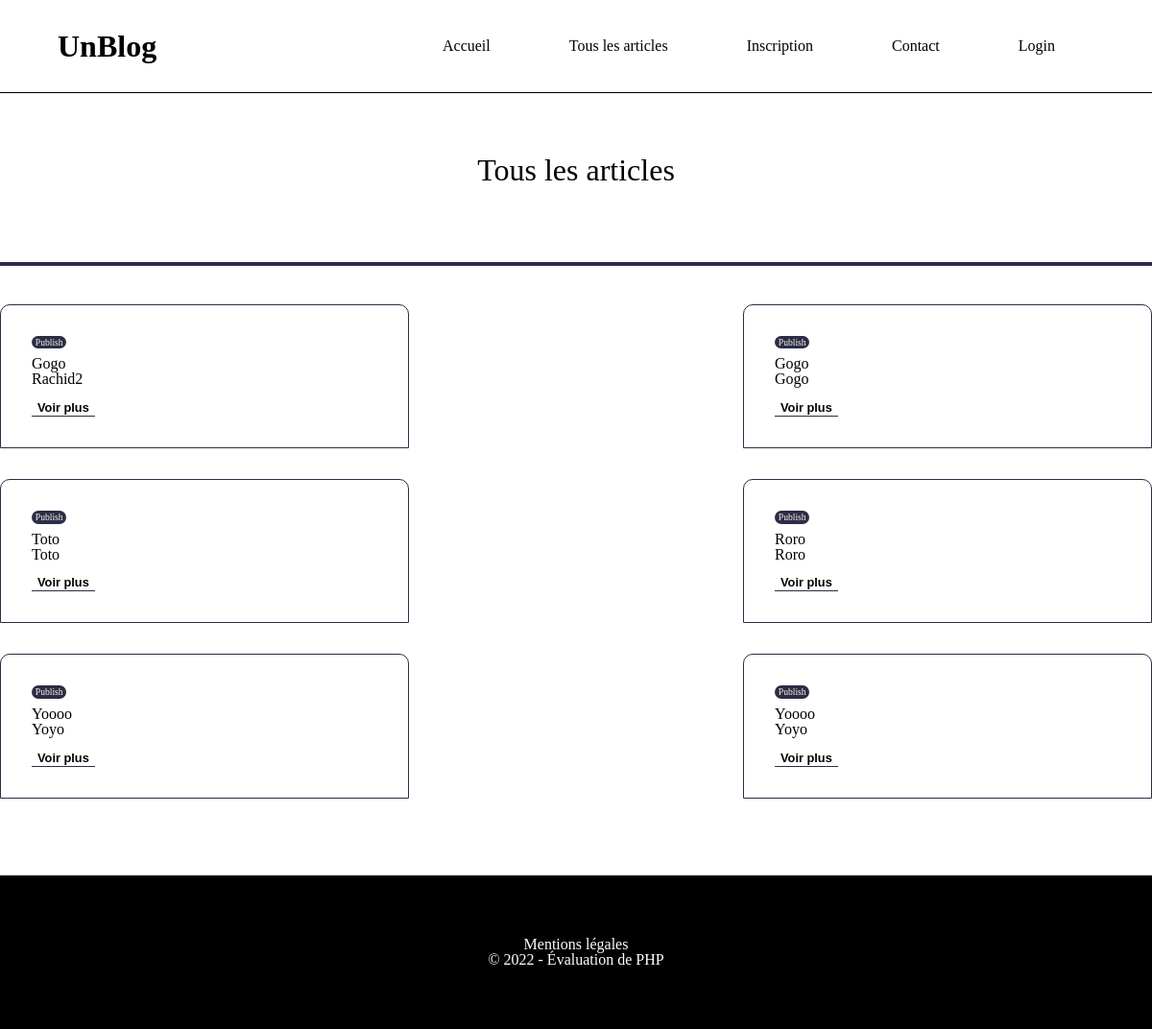
Screenshot of /index.php?page=articles with the database file from the repository.
### tables this page shows
CREATE TABLE `articles` (
  `id_article` int(11) NOT NULL,
  `titre` varchar(255) NOT NULL,
  `description` varchar(45) NOT NULL,
  `auteur` varchar(255) NOT NULL,
  `created_at` datetime NOT NULL,
  `modified_at` datetime NOT NULL,
  `status` varchar(20) NOT NULL
);

### functions/verifierAdmin.php (called while the page is built)
<?php
function verifierAdmin(): bool {
    if (isset($_SESSION['login']) && $_SESSION['login'] === true && $_SESSION['role'] === 'admin')
        return true;
    else
        return false;
}

### functions/pdo.php (called while the page is built)
<?php
function pdo() {
    try {
        $pdo = new PDO('mysql:host=localhost;dbname=blog-eval', "root", "root", array(
            PDO::MYSQL_ATTR_INIT_COMMAND => "SET NAMES utf8",
            PDO::ATTR_DEFAULT_FETCH_MODE => PDO::FETCH_ASSOC,
            PDO::ATTR_ERRMODE => PDO::ERRMODE_WARNING
        ));
        return $pdo;
    } catch (PDOException $e) {
        echo 'Erreur de connexion : ' . $e->getMessage();
        return false;
    }
}

### includes/articles.inc.php (the view)
<h1>Tous les articles</h1>
<?php
$sql = "SELECT * FROM articles WHERE status = 'publish' ORDER BY created_at DESC";
$query = pdo()->prepare($sql);
$query->execute();
$articles = $query->fetchAll();
?>
<section id="articles">
    <hr>
    <div class="container-article">
        <?php foreach ($articles as $article) {
        ?>
            <div class="card-article">
                <div class="text-card">
                    <p class="status"><?= ucfirst($article['status']); ?></p>
                    <h3><?= ucfirst($article['titre']); ?></h3>
                    <p><?= ucfirst($article['auteur']); ?></p>
                    <button><a href="index.php?page=detailArticle&amp;id=<?= $article['id_article']; ?>">Voir plus</a></button>
                </div>
            </div>
        <?php } ?>
    </div>
</section>

### index.php (shortened to what this page needs)
<?php
if (verifierAdmin()) {
    require_once './includes/headerAdmin.php';
} else {
    require_once './includes/header.php';
}
if (verifierModerateur())
{
    require_once './includes/headerModerateur.php';
} else {
    require_once './includes/header.php';
}
if (verifierRedacteur()) {
    require_once './includes/headerRedacteur.php';
} else {
    require_once './includes/header.php';
}
require_once './includes/main.php';
require_once './includes/footer.php';

### includes/header.php (shortened to what this page needs)
<!DOCTYPE html>
<html lang="fr">
<head>
    <link rel="stylesheet" href="./assets/css/style.css">
</head>
<body>
    <header>
        <div class="logo">
            UnBlog
        </div>
        <nav>
            <ul>
                <li><a href="index.php?page=accueil">Accueil</a></li>
                <li><a href="index.php?page=articles">Tous les articles</a></li>
                <li><a href="index.php?page=inscription">Inscription</a></li>
                <li><a href="index.php?page=contact">Contact</a></li>
                <?php
                if (isset($_SESSION['login']) && $_SESSION['login'] === true) {
                    echo '<li><a href="index.php?page=logout">Logout</a></li>';
                } else {
                    echo '<li><a href="index.php?page=login">Login</a></li>';
                }
                ?>
            </ul>
        </nav>
    </header>

### includes/main.php
<main>
<?php
$page = $_GET['page'] ?? "accueil";
autoInclude($page);
?>
</main>

### functions/autoInclude.php
<?php
function autoInclude(string $file): void {
    $includedFiles = glob("./includes/*.inc.php");
    $file = "./includes/" . $file . ".inc.php";
    if (count($includedFiles) !== 0 && in_array($file, $includedFiles)) {
        require_once $file;
    } else {
        require_once './includes/accueil.inc.php';
    }
}

### includes/footer.php
<footer>
    <a href="index.php?page=mentionsLegales" target="_blank">Mentions légales</a>
    <p class="copy">&copy; <?php echo date('Y'); ?> - Évaluation de PHP</p>
</footer>
</body>
</html>

### assets/css/header.css (style rules this page uses)
header { width: 100%; padding: 2em 0; border-bottom: 1px solid #000; display: flex; align-items: center; justify-content: center; }
header .logo { width: 30%; font-size: 2em; font-weight: 900; }
header nav { width: 60%; display: flex; justify-content: end; }
header nav ul { display: flex; justify-content: space-around; width: 100%; }

### assets/css/main.css (style rules this page uses)
h1 { font-size: 2em; margin-top: 2em; text-align: center; }

### assets/css/footer.css (style rules this page uses)
footer { display: flex; flex-direction: column; justify-content: center; text-align: center; align-self: center; width: 100%; padding: 4em 0; background-color: #000; color: #fff; }
footer a { color: #fff; }

### assets/css/articles.css (style rules this page uses)
:root { --color1: #FAF3E8; --color2: #2C2D45; }
section#articles { max-width: 1200px; margin: 5em auto; }
section#articles hr { border: 2px solid var(--color2); }
section#articles .container-article { display: flex; flex-wrap: wrap; margin: 0 auto; justify-content: space-between; }
section#articles .container-article .card-article { width: 30%; margin-top: 2em; border: 1px solid var(--color2); border-radius: 10px 10px 0 0; padding: 2em; }
section#articles .container-article .card-article .text-card h3 { margin-top: 0.5em; }
section#articles .container-article .card-article .text-card .status { font-size: 0.6em; color: var(--color1); background-color: var(--color2); width: max-content; padding: 0.2em 0.4em; border-radius: 30px; }
section#articles .container-article .card-article .text-card button { font-size: 1em; color: var(--color2); width: max-content; border: none; border-bottom: 1px solid var(--color2); margin-top: 1em; font-size: 0.8em; font-weight: 800; background-color: transparent; }

### rows the page displays
articles: status "Publish", titre "Gogo", auteur "Rachid2"
articles: status "Publish", titre "Gogo", auteur "Gogo"
articles: status "Publish", titre "Toto", auteur "Toto"
articles: status "Publish", titre "Roro", auteur "Roro"
articles: status "Publish", titre "Yoooo", auteur "Yoyo"
articles: status "Publish", titre "Yoooo", auteur "Yoyo"
